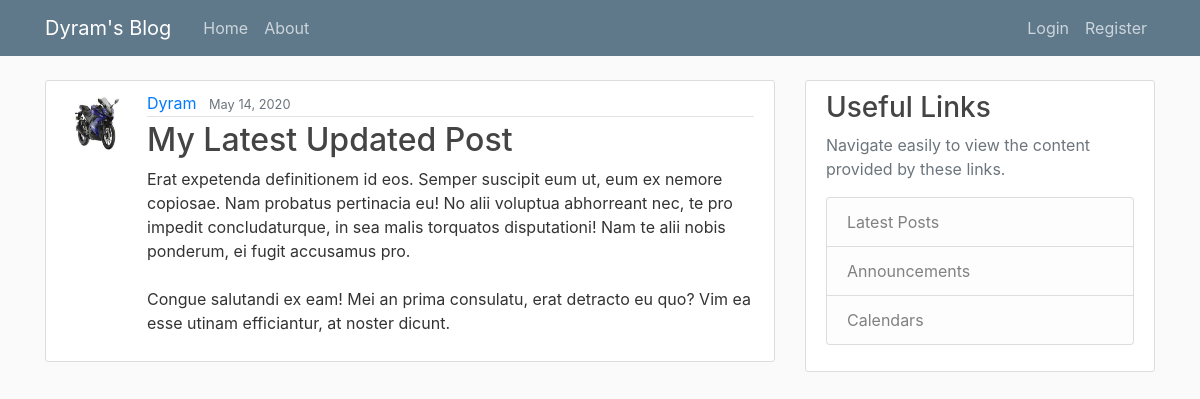
The page /post/30/ on the database its author committed.
### blog/models.py (models this page shows, shortened)
class Post(models.Model):
    title = models.CharField(max_length=100)
    content = models.TextField()
    date_posted = models.DateTimeField(default=timezone.now)
    author = models.ForeignKey(User, on_delete=models.CASCADE)

### users/models.py (models this page shows, shortened)
class Profile(models.Model):
    user = models.OneToOneField(User, on_delete=models.CASCADE)
    image = models.ImageField(default='default.jpg', upload_to='profile_pics')

### blog/views.py (the view)
# urls.py: path('post/<int:pk>/', PostDetailView.as_view(), name='post-detail'),
class PostDetailView(DetailView):
    model = Post

### blog/templates/blog/post_detail.html (shortened to what this page needs)
{% extends "blog/base.html"%} {%block content%}
<article class="media content-section">
  <img
    class="rounded-circle article-img"
    src="{{ object.author.profile.image.url }}"
    alt="Author Image"
  />
  <div class="media-body">
    <div class="article-metadata">
      <a class="mr-2" href="{% url 'user-post' post.author.username %}"
        >{{ object.author }}</a
      >
      <small class="text-muted">{{ object.date_posted | date:"F d, Y" }}</small>
    </div>
    <h2 class="article-title">{{ object.title }}</h2>
    <p class="article-content">{{ object.content }}</p>
  </div>
</article>
{%endblock content%}

### blog/static/blog/main.css (style rules this page uses)
body { background: #fafafa; color: #333333; margin-top: 5rem; }
h1, h2, h3, h4, h5, h6 { color: #444444; }
.content-section { background: #ffffff; padding: 10px 20px; border: 1px solid #dddddd; border-radius: 3px; margin-bottom: 20px; }
.article-title { color: #444444; }
.article-content { white-space: pre-line; }
.article-img { height: 65px; width: 65px; margin-right: 16px; }
.article-metadata { padding-bottom: 1px; margin-bottom: 4px; border-bottom: 1px solid #e3e3e3; }

### rows shown on the page
Post: author.profile.image (picture), author "Dyram", date_posted "May 14, 2020", title "My Latest Updated Post", content "Erat expetenda definitionem id eos. Semper suscipit eum ut, eum ex nemore copiosae. Nam probatus pertinacia eu! No alii voluptua abhorreant nec, te pro impedit concludaturque, in sea malis torquatos disputationi! Nam te alii nobis ponderum, ei fugit accusamus pro. Congue salutandi ex eam! Mei an prima consulatu, erat detracto eu quo? Vim ea esse utinam efficiantur, at noster dicunt."
